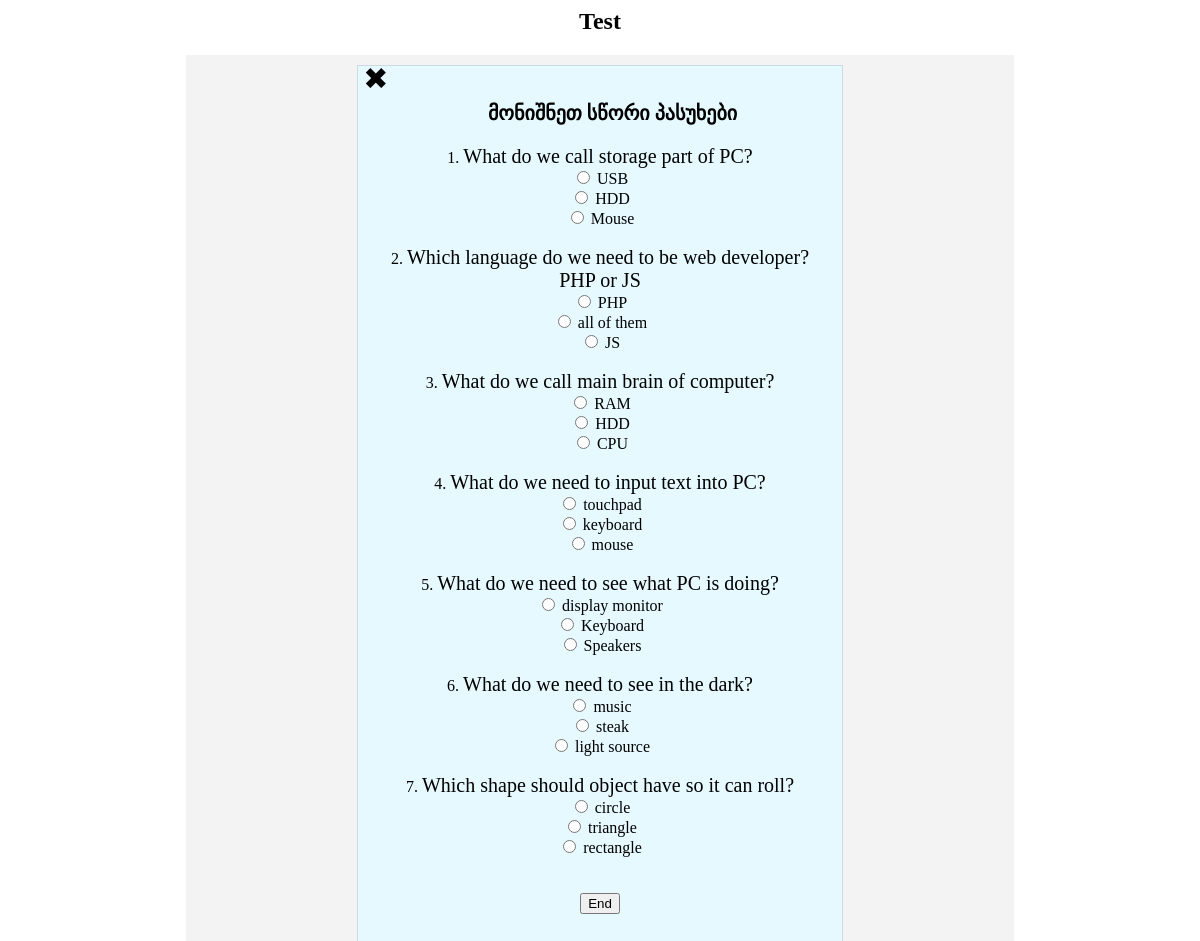
The page / on the database its author committed.
### tables this page shows
CREATE TABLE `test` (
  `id` int(11) NOT NULL,
  `question` text NOT NULL,
  `correct_ans` varchar(50) NOT NULL,
  `ans1` varchar(50) NOT NULL,
  `ans2` varchar(50) NOT NULL
);

### db.php (called while the page is built, shortened)
<?php
    require("dbconnect.php");
    function selectAll(){
        global $conn;
        $stmt = $conn->prepare("SELECT * FROM test");
        $stmt->execute();
        $data = $stmt->fetchAll();
        return $data;
    }
?>

### index.php (the view, shortened to what this page needs)
<?php
    include "db.php";
    $tests = selectAll();
    $randTests = array();
    foreach($tests as $test){
        $randA = array();
        array_push($randTests, $test['question']);
        array_push($randA, $test['correct_ans'], $test['ans1'], $test['ans2']);
        $randAnswers[$test['question']] = $randA;
    }
    shuffle($randTests);
?>
<!DOCTYPE html>
<html lang="en">
<head>
    <link href="style.css?v=<?php echo time(); ?>" rel="stylesheet" type="text/css" />
</head>
<body>
    <h2>Test</h2>
    <div id="Tcontainer">
        <div id="testCont">
            <a href="index.php?cat=end" style="text-decoration:none; color:black; font-size:30px; float:left; position:relative; top:-20px; left:-10px">&#10006;</a>
            <p>მონიშნეთ სწორი პასუხები</p>
            <form action="" method="post">
                <?php
                    for($i=0; $i<=6; $i++):
                        $ans = array();
                        $cat = $randTests[$i];
                        for($k=0; $k<=2; $k++){
                            array_push($ans, $randAnswers[$cat][$k]);
                        }
                        shuffle($ans);
                    echo($i+1);?>.
                    <span><?=$cat;?></span><br>
                    <?php for($k=0; $k<=2; $k++): ?>
                            <input type="radio" id="" name="<?=$cat;?>" value="<?=$ans[$k];?>">
                            <label for="<?=$ans[$k];?>"><?=$ans[$k];?></label><br>
                    <?php endfor;?><br>
                <?php endfor;?><br>
                <input type="submit" name="sub" value="End" id="end">
            </form>
        </div>
    </div>
</body>
</html>

### style.css (style rules this page uses)
body { text-align: center; }
#Tcontainer { background-color: rgb(243, 243, 243); width: 70%; min-height: 400px; padding: 10px; box-sizing: border-box; margin: auto; position: relative; }
#testCont { background-color: rgb(229, 249, 255); border: solid 1px rgb(202, 219, 224); width: 60%; min-height: 400px; box-sizing: border-box; padding: 15px; margin: auto; }
span { font-size: 20px; }
p { font-size: 20px; font-weight: bold; }

### rows shown on the page
test: ans1 "USB", correct_ans "HDD", ans2 "Mouse"
test: ans2 "PHP", correct_ans "all of them", ans1 "JS"
test: ans1 "RAM", ans2 "HDD", correct_ans "CPU"
test: ans2 "touchpad", correct_ans "keyboard", ans1 "mouse"
test: correct_ans "display monitor", ans2 "Keyboard", ans1 "Speakers"
test: ans1 "music", ans2 "steak", correct_ans "light source"
test: correct_ans "circle", ans2 "triangle", ans1 "rectangle"

### other values the page prints
$cat "What do we call storage part of PC?"
$cat "Which language do we need to be web developer? PHP or JS"
$cat "What do we call main brain of computer?"
$cat "What do we need to input text into PC?"
$cat "What do we need to see what PC is doing?"
$cat "What do we need to see in the dark?"
$cat "Which shape should object have so it can roll?"
